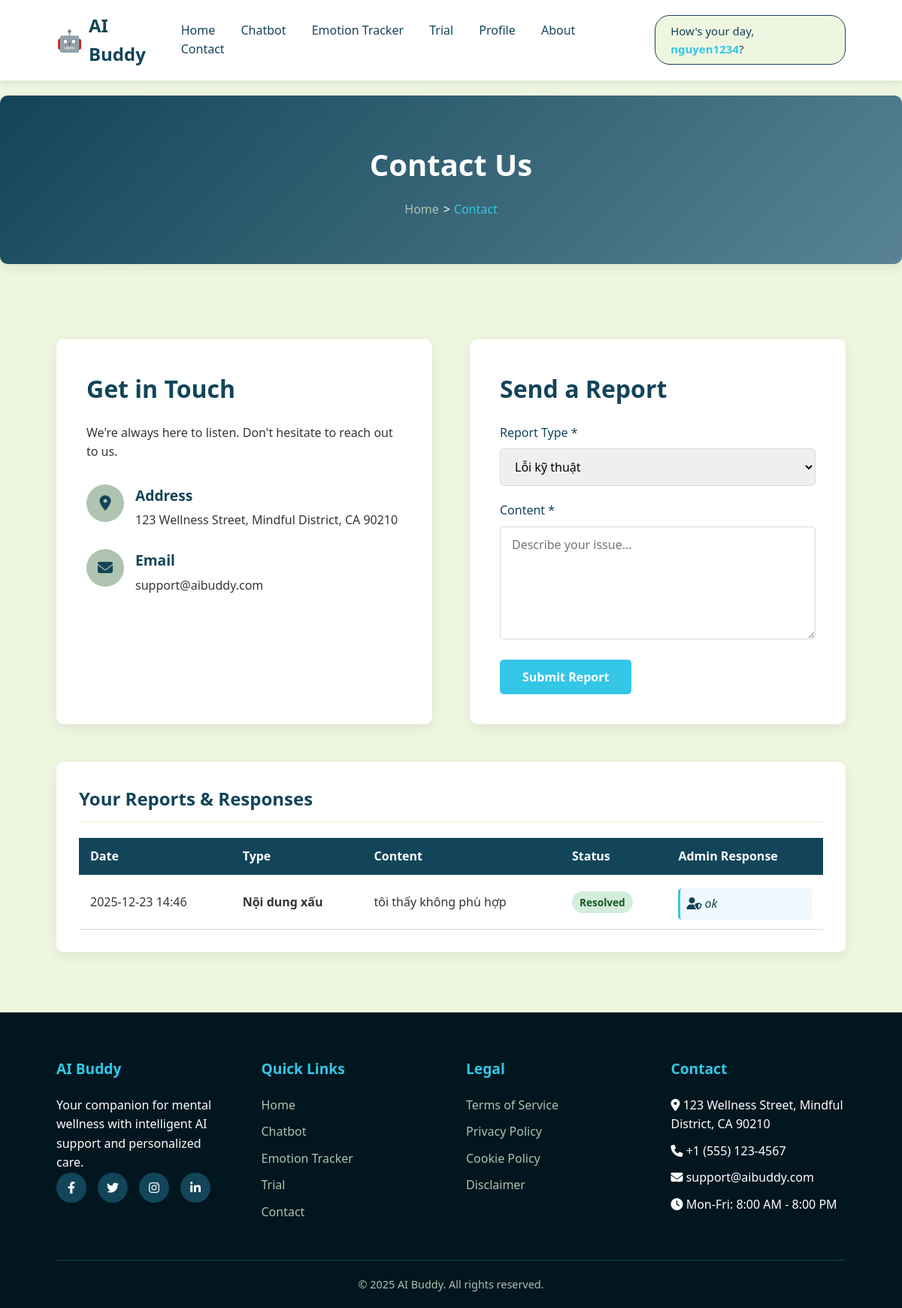
Screenshot of /user_aibuddy/AIBuddy_Contact.php (signed in) with the database file from the repository.
### tables this page shows
CREATE TABLE `users` (
  `UserID` int(11) NOT NULL,
  `UserName` varchar(100) NOT NULL,
  `UserEmail` varchar(100) NOT NULL,
  `UserPassword` varchar(255) NOT NULL,
  `BirthDate` date DEFAULT NULL,
  `PhoneNumber` varchar(20) DEFAULT NULL,
  `Gender` varchar(10) DEFAULT NULL,
  `UsageLeft` int(11) DEFAULT 0 COMMENT 'Số lần sử dụng còn lại',
  `IsTrialActive` tinyint(1) DEFAULT 0 COMMENT 'Đang dùng thử hay không',
  `secret_answer` varchar(255) NOT NULL
);

CREATE TABLE `report` (
  `ReportID` int(11) NOT NULL,
  `UserID` int(11) NOT NULL,
  `AdminID` int(11) DEFAULT NULL,
  `ReportType` varchar(50) DEFAULT NULL,
  `ReportContent` text DEFAULT NULL,
  `ReportStartTime` datetime DEFAULT NULL,
  `ReportEndTime` datetime DEFAULT NULL,
  `ReportTime` datetime DEFAULT current_timestamp(),
  `Status` varchar(20) DEFAULT 'Pending',
  `AdminResponse` text DEFAULT NULL
);

### user_aibuddy/AIBuddy_Contact.php (the view, shortened to what this page needs)
<?php
require_once 'config/db.php';
$userID = $_SESSION['userid'];
$stmtUser = $conn->prepare("SELECT UserName FROM users WHERE UserID = ?");
$stmtUser->bind_param("i", $userID);
$stmtUser->execute();
$userData = $stmtUser->get_result()->fetch_assoc();
$currentUserName = $userData ? $userData['UserName'] : 'User';
$historyQuery = "SELECT ReportType, ReportContent, ReportTime, Status, AdminResponse
                 FROM report
                 WHERE UserID = ?
                 ORDER BY ReportTime DESC";
$stmtHistory = $conn->prepare($historyQuery);
$stmtHistory->bind_param("i", $userID);
$stmtHistory->execute();
$resultHistory = $stmtHistory->get_result();
?>
<!DOCTYPE html>
<html lang="en">
<head>
  <link rel="stylesheet" href="https://cdnjs.cloudflare.com/ajax/libs/font-awesome/6.4.0/css/all.min.css">
</head>
<body>
  <header>
    <div class="container header-content">
      <a  class="logo">
        <span class="logo-icon">🤖</span> AI Buddy
      </a>
      <nav>
        <a href="AIBuddy_Homepage.php">Home</a>
        <a href="AIBuddy_Chatbot.php">Chatbot</a>
        <a href="AIBuddy_EmotionTracker.php">Emotion Tracker</a>
        <a href="AIBuddy_Trial.php">Trial</a>
        <a href="AIBuddy_Profile.php">Profile</a>
        <a href="AIBuddy_About.php">About</a>
        <a href="AIBuddy_Contact.php">Contact</a>
      </nav>
      <div class="user-greeting-badge">
        How's your day, <strong><?= htmlspecialchars($currentUserName) ?></strong>?
      </div>
    </div>
  </header>
  <section class="page-hero">
    <div class="container">
      <h1>Contact Us</h1>
      <ul class="breadcrumb">
        <li><a href="AIBuddy_Homepage.php">Home</a></li>
        <li class="current">Contact</li>
      </ul>
    </div>
  </section>
  <section class="contact-section">
    <div class="container">
      <div class="contact-container">
        <div class="contact-info">
          <h2>Get in Touch</h2>
          <p>We're always here to listen. Don't hesitate to reach out to us.</p>
          <div class="contact-details">
            <div class="contact-item">
              <div class="contact-icon"><i class="fas fa-map-marker-alt"></i></div>
              <div class="contact-text">
                <h3>Address</h3>
                <p>123 Wellness Street, Mindful District, CA 90210</p>
              </div>
            </div>
            <div class="contact-item">
              <div class="contact-icon"><i class="fas fa-envelope"></i></div>
              <div class="contact-text">
                <h3>Email</h3>
                <p>support@aibuddy.com</p>
              </div>
            </div>
          </div>
        </div>
        <div class="contact-form">
          <h2>Send a Report</h2>
          <form method="POST">
            <div class="form-group">
              <label>Report Type *</label>
              <select name="topic" class="form-control" required>
                <option value="Lỗi kỹ thuật">Lỗi kỹ thuật</option>
              </select>
            </div>
            <div class="form-group">
              <label>Content *</label>
              <textarea name="content" class="form-control" placeholder="Describe your issue..." required></textarea>
            </div>
            <button type="submit" class="btn-primary">Submit Report</button>
          </form>
        </div>
      </div>
      <div class="history-section">
          <h2>Your Reports & Responses</h2>
          <?php if ($resultHistory->num_rows > 0): ?>
              <table class="report-table">
                  <thead>
                      <tr>
                          <th>Date</th>
                          <th>Type</th>
                          <th>Content</th>
                          <th>Status</th>
                          <th>Admin Response</th>
                      </tr>
                  </thead>
                  <tbody>
                      <?php while ($row = $resultHistory->fetch_assoc()): ?>
                          <?php
                              $statusClass = 'status-pending';
                              if ($row['Status'] == 'Resolved') $statusClass = 'status-resolved';
                          ?>
                          <tr>
                              <td style="white-space:nowrap;"><?= date('Y-m-d H:i', strtotime($row['ReportTime'])) ?></td>
                              <td><strong><?= htmlspecialchars($row['ReportType']) ?></strong></td>
                              <td><?= nl2br(htmlspecialchars($row['ReportContent'])) ?></td>
                              <td><span class="status-badge <?= $statusClass ?>"><?= htmlspecialchars($row['Status']) ?></span></td>
                              <td>
                                  <?php if (!empty($row['AdminResponse']) && $row['AdminResponse'] !== 'NULL'): ?>
                                      <span class="admin-reply">
                                          <i class="fas fa-user-shield"></i> <?= nl2br(htmlspecialchars($row['AdminResponse'])) ?>
                                      </span>
                                  <?php else: ?>
                                      <span style="color:#999; font-style:italic;">Waiting for response...</span>
                                  <?php endif; ?>
                              </td>
                          </tr>
                      <?php endwhile; ?>
                  </tbody>
              </table>
          <?php else: ?>
              <p style="text-align:center; color:#666;">You haven't submitted any reports yet.</p>
          <?php endif; ?>
      </div>
    </div>
  </section>
  <footer>
    <div class="container">
      <div class="footer-content">
        <div class="footer-column">
          <h3>AI Buddy</h3>
          <p>Your companion for mental wellness with intelligent AI support and personalized care.</p>
          <div class="social-links">
            <a href="#"><i class="fab fa-facebook-f"></i></a>
            <a href="#"><i class="fab fa-twitter"></i></a>
            <a href="#"><i class="fab fa-instagram"></i></a>
            <a href="#"><i class="fab fa-linkedin-in"></i></a>
          </div>
        </div>
        <div class="footer-column">
          <h3>Quick Links</h3>
          <ul>
            <li><a href="AIBuddy_Homepage.php">Home</a></li>
            <li><a href="AIBuddy_Chatbot.php">Chatbot</a></li>
            <li><a href="AIBuddy_EmotionTracker.php">Emotion Tracker</a></li>
            <li><a href="AIBuddy_Trial.php">Trial</a></li>
            <li><a href="AIBuddy_Contact.php">Contact</a></li>
          </ul>
        </div>
        <div class="footer-column">
          <h3>Legal</h3>
          <ul>
            <li><a href="AIBuddy_Terms of Service.php">Terms of Service</a></li>
            <li><a href="AIBuddy_PrivacyPolicy.php">Privacy Policy</a></li>
            <li><a href="AIBuddy_Terms of Service.php">Cookie Policy</a></li>
            <li><a href="AIBuddy_Terms of Service.php">Disclaimer</a></li>
          </ul>
        </div>
        <div class="footer-column">
          <h3>Contact</h3>
          <ul>
          <li><i class="fas fa-map-marker-alt"></i> 123 Wellness Street, Mindful District, CA 90210</li>
            <li><i class="fas fa-phone"></i> +1 (555) 123-4567</li>
            <li><i class="fas fa-envelope"></i> support@aibuddy.com</li>
            <li><i class="fas fa-clock"></i> Mon-Fri: 8:00 AM - 8:00 PM</li>
          </ul>
        </div>
      </div>
      <div class="copyright">
        <p>&copy; 2025 AI Buddy. All rights reserved.</p>
      </div>
    </div>
  </footer>
</body>
</html>

### rows the page displays
users: UserName "nguyen1234"
report: ReportTime "2025-12-23 14:46", ReportType "Nội dung xấu", ReportContent "tôi thấy không phù hợp", Status "Resolved", AdminResponse "ok"
